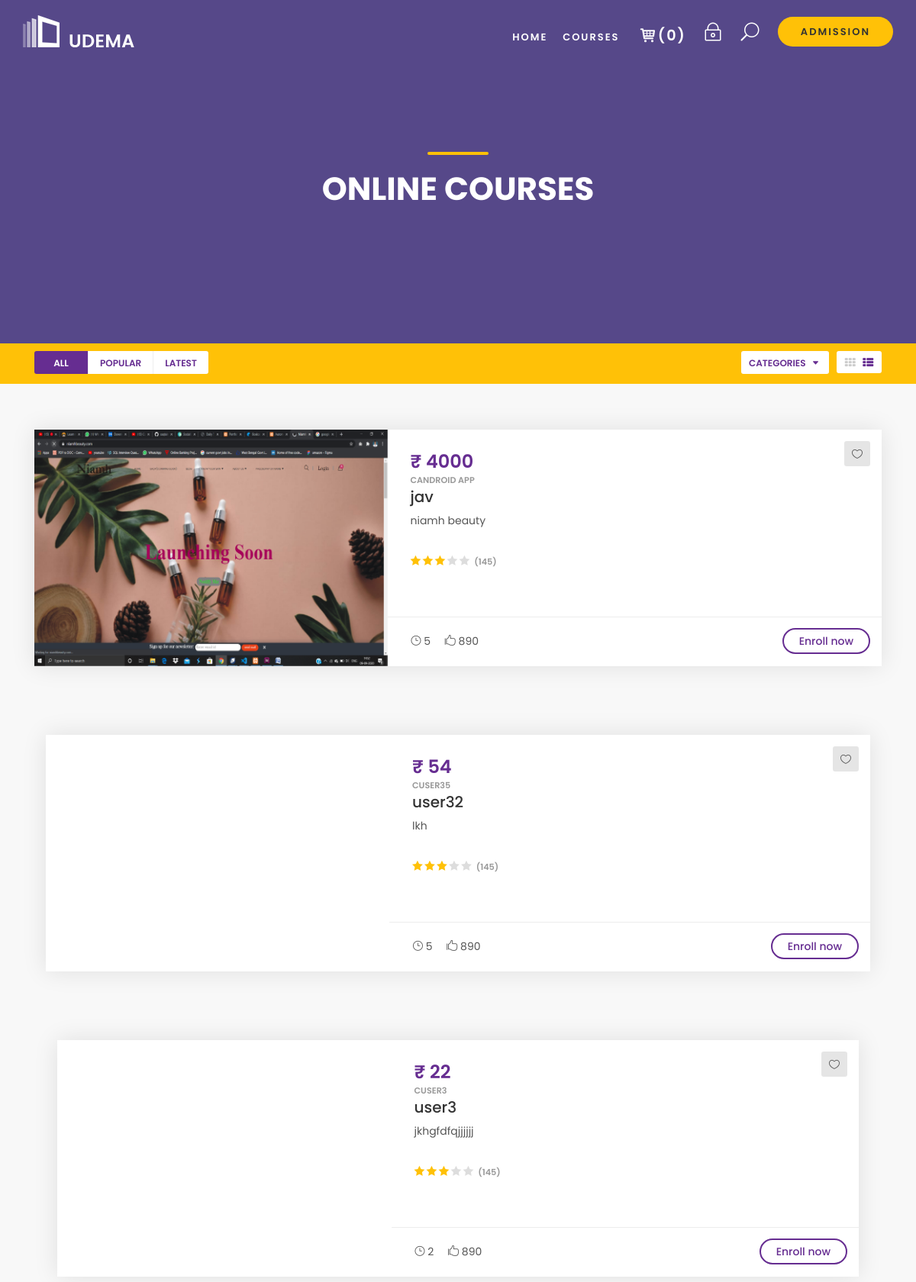
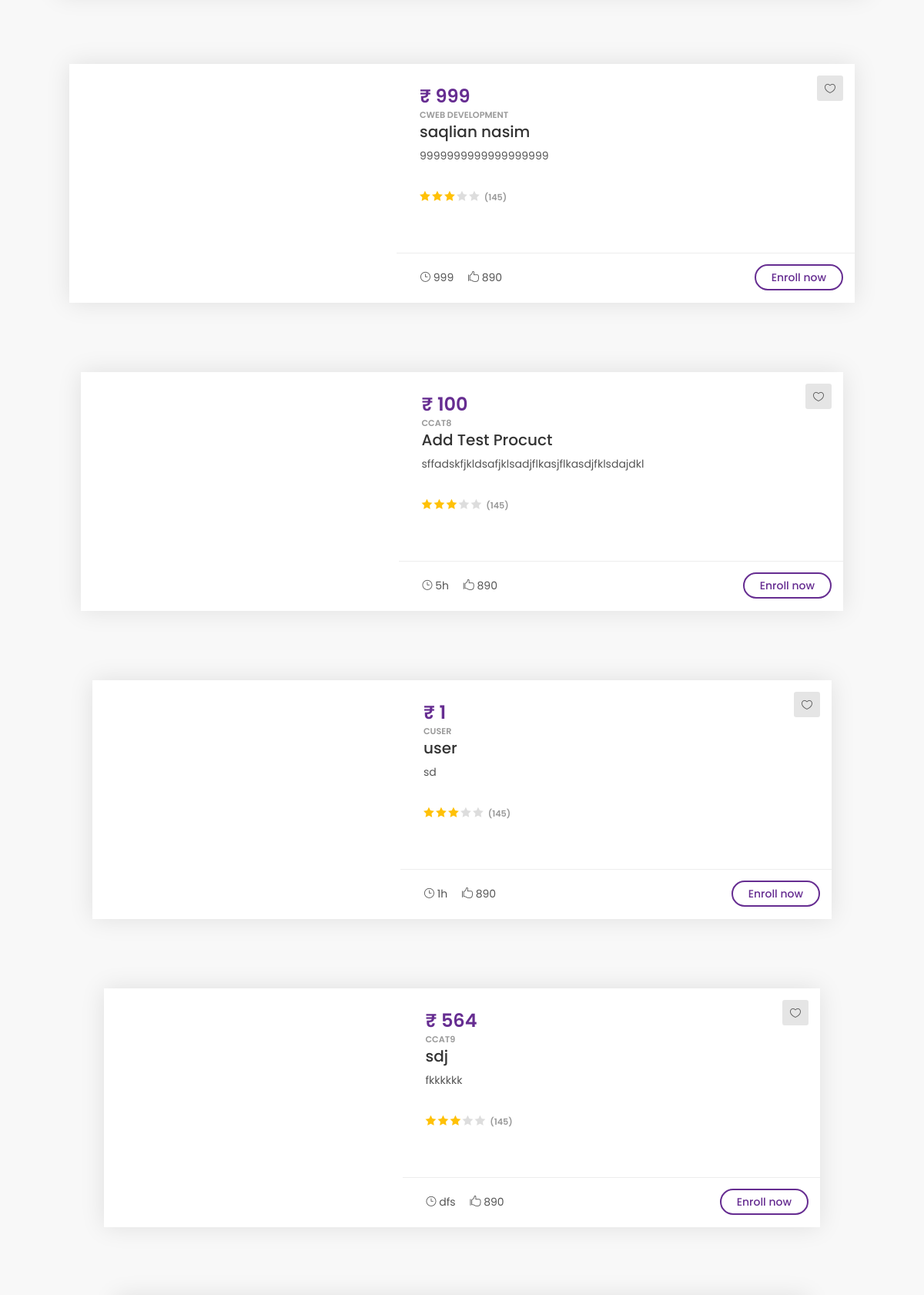
Screenshot of /courses-list.php (upper part) with the database file from the repository (2 pictures, top to bottom).
### tables this page shows
CREATE TABLE `product` (
  `id` int(11) NOT NULL,
  `tuitor` int(11) NOT NULL,
  `cour_status` int(11) NOT NULL,
  `title` text NOT NULL,
  `qty` text NOT NULL,
  `price` int(11) NOT NULL,
  `mrp` int(11) NOT NULL,
  `duration` text NOT NULL,
  `categories_id` int(11) NOT NULL,
  `image` text NOT NULL,
  `short_desc` text NOT NULL,
  `description` text NOT NULL,
  `status` int(11) NOT NULL
);

CREATE TABLE `categories` (
  `id` int(11) NOT NULL,
  `tuitor` int(11) NOT NULL,
  `categories` text NOT NULL,
  `status` int(11) NOT NULL
);

### courses-list.php (the view, shortened to what this page needs)
<?php require('top.php');
$sql="select product.*,categories.categories from product,categories
where product.categories_id=categories.id and product.status=1  and product.cour_status=1 order by product.id desc";
$res=mysqli_query($con,$sql);
?>
<main>
		<section id="hero_in" class="courses">
			<div class="wrapper">
				<div class="container">
					<h1 class="fadeInUp"><span></span>Online courses</h1>
				</div>
			</div>
		</section>
		<div class="filters_listing sticky_horizontal">
			<div class="container">
				<ul class="clearfix">
					<li>
						<div class="switch-field">
							<label for="all">All</label>
							<label for="popular">Popular</label>
							<label for="latest">Latest</label>
						</div>
					</li>
					<li>
						<div class="layout_view">
							<a href="courses-grid.php"><i class="icon-th"></i></a>
							<a href="#0" class="active"><i class="icon-th-list"></i></a>
						</div>
					</li>
					<li>
					</li>
				</ul>
			</div>
		</div>
		<?php
							while($rows=mysqli_fetch_assoc($res)){?>
		<div class="container margin_60_35">
			<div class="box_list wow">
				<div class="row no-gutters">
					<div class="col-lg-5">
						<figure class="block-reveal">
							<div class="block-horizzontal"></div>
							<a href="product.php?id=<?php echo $rows['id']?>"><img style="height: 100%; width:100%;" src="<?php echo PRODUCT_IMAGE_SITE_PATH.$rows['image']?>" class="img-fluid" alt=""></a>
						</figure>
					</div>
					<div class="col-lg-7">
						<div class="wrapper">
							<a href="#0" class="wish_bt"></a>
							<div class="price">&#x20B9; <?php echo $rows['price']?></div>
							<small>c<?php echo $rows['categories']?></small>
							<h3><?php echo $rows['title']?></h3>
							<p><?php echo $rows['short_desc']?></p>
							<div class="rating"><i class="icon_star voted"></i><i class="icon_star voted"></i><i class="icon_star voted"></i><i class="icon_star"></i><i class="icon_star"></i> <small>(145)</small></div>
						</div>
						<ul>
							<li><i class="icon_clock_alt"></i> <?php echo $rows['duration']?></li>
							<li><i class="icon_like"></i> 890</li>
							<li><a href="product.php?id=<?php echo $rows['id']?>">Enroll now</a></li>
						</ul>
					</div>
				</div>
			</div>
			<?php }?>
		</div>
    </main>
    <?php require('footer.php')?>

### rows the page displays
product: image (picture), price "4000", categories.categories "ANDROID APP", title "jav", short_desc "niamh beauty", duration "5"
product: price "54", categories.categories "USER35", title "user32", short_desc "lkh", duration "5"
product: price "22", categories.categories "USER3", title "user3", short_desc "jkhgfdfqjjjjjj", duration "2"
product: price "999", categories.categories "WEB DEVELOPMENT", title "saqlian nasim", short_desc "9999999999999999999", duration "999"
product: price "100", categories.categories "CAT8", title "Add Test Procuct", short_desc "sffadskfjkldsafjklsadjflkasjflkasdjfklsdajdkl", duration "5h"
product: price "1", categories.categories "USER", title "user", short_desc "sd", duration "1h"
product: price "564", categories.categories "CAT9", title "sdj", short_desc "fkkkkkk", duration "dfs"

### other values shown
$totalProduct "0"
